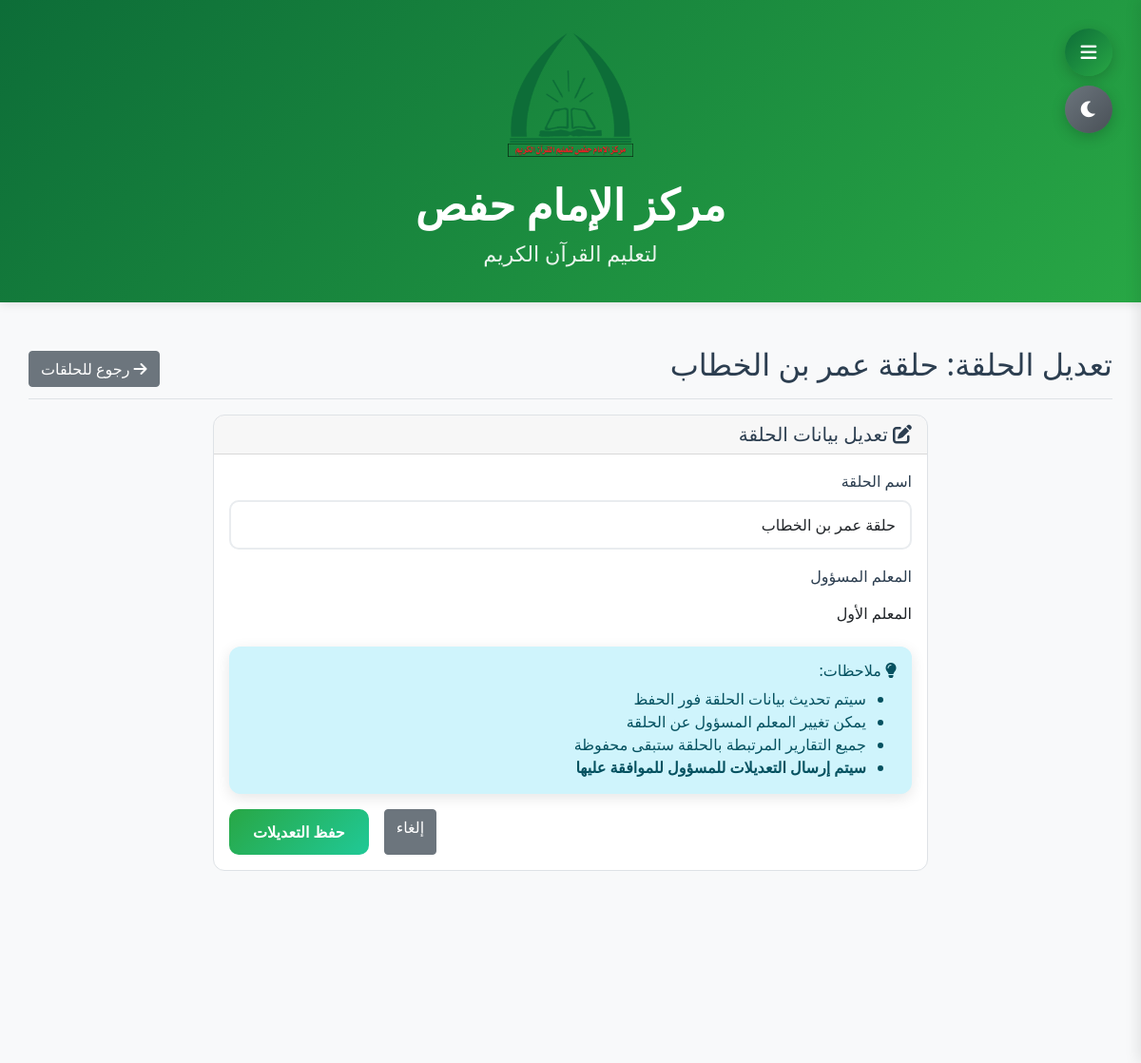
The app's page /edit_circle/1 (signed in) with its own data.
### app.py (models this page shows)
class Settings(db.Model):
    id = db.Column(db.Integer, primary_key=True)
    site_name = db.Column(db.String(100), default='مركز الإمام حفص')
    site_description = db.Column(db.String(200), default='لتعليم القرآن الكريم')
    contact_phone = db.Column(db.String(20))
    contact_email = db.Column(db.String(100))
    location_address = db.Column(db.String(300), default='مأرب - شارع الأربعين - خلف مستشفى نيوم')
    location_map_url = db.Column(db.String(500))
    logo = db.Column(db.String(200))
    primary_color = db.Column(db.String(7), default='#2c5aa0')
    secondary_color = db.Column(db.String(7), default='#28a745')
    background_color = db.Column(db.String(7), default='#f8f9fa')
    text_color = db.Column(db.String(7), default='#2c3e50')
    whatsapp_message_template = db.Column(db.Text, default='تقرير {report_type} للتسميع\n\nالطالب: {student_name}\nالحلقة: {circle_name}\nالمعلم: {teacher_name}\nالفترة: من {start_date} إلى {end_date}\n\nالتسميع:\n{reports_details}\n\nإحصائيات الحضور:\n{attendance_stats}\n\n{site_name}')
    support_bank_accounts = db.Column(db.Text, default='بنك الكريمي: 123456789\nبنك الشرق: 987654321\nبنك التضامن: 456789123')
    support_message = db.Column(db.Text, default='نورٌ نُهديه وجيل نربيه')
    dark_mode_enabled = db.Column(db.Boolean, default=False)
    teacher_requires_approval = db.Column(db.Boolean, default=True)
    allow_custom_teacher_name = db.Column(db.Boolean, default=True)

class Circle(db.Model):
    id = db.Column(db.Integer, primary_key=True)
    name = db.Column(db.String(100), nullable=False)
    teacher_id = db.Column(db.Integer, db.ForeignKey('user.id'))
    teacher_name = db.Column(db.String(100))
    is_active = db.Column(db.Boolean, default=True)
    academic_year = db.Column(db.String(10), default='2025')
    requires_approval = db.Column(db.Boolean, default=True)
    teacher = db.relationship('User', backref='circles')

class User(db.Model):
    id = db.Column(db.Integer, primary_key=True)
    username = db.Column(db.String(80), unique=True, nullable=False)
    password = db.Column(db.String(120), nullable=False)
    role = db.Column(db.String(20), nullable=False)  # admin, teacher, support, parent
    name = db.Column(db.String(100), nullable=False)
    is_active = db.Column(db.Boolean, default=True)

### app.py (the view, shortened to what this page needs)
@app.route('/edit_circle/<int:circle_id>', methods=['GET', 'POST'])
@require_login
def edit_circle(circle_id):
    circle = Circle.query.get_or_404(circle_id)
    teachers = User.query.filter_by(role='teacher', is_active=True).all()
    return render_template('edit_circle.html', circle=circle, teachers=teachers)

### app.py (called while the page is built)
@app.context_processor
def inject_globals():
    settings = Settings.query.first() or Settings()
    current_year = datetime.now().year
    unread_notifications = 0
    if 'user_id' in session and session.get('role') == 'parent':
        parent = Parent.query.filter_by(name=session['name']).first()
        if parent and parent.user_id:
            unread_notifications = Notification.query.filter_by(user_id=parent.user_id, is_read=False).count()
    return dict(
        datetime=datetime, now=datetime.now, timedelta=timedelta,
        settings=settings, Report=Report, Attendance=Attendance,
        Holiday=Holiday, Parent=Parent, current_year=current_year,
        unread_notifications=unread_notifications
    )

def require_login(f):
    @wraps(f)
    def decorated(*args, **kwargs):
        if 'user_id' not in session:
            flash('يجب تسجيل الدخول أولاً', 'error')
            return redirect(url_for('login'))
        return f(*args, **kwargs)
    return decorated

### templates/edit_circle.html (shortened to what this page needs)
{% extends "base.html" %}
{% block content %}
<div class="d-flex justify-content-between flex-wrap flex-md-nowrap align-items-center pt-3 pb-2 mb-3 border-bottom">
    <h1 class="h2">تعديل الحلقة: {{ circle.name }}</h1>
    <a href="{{ url_for('circles') }}" class="btn btn-secondary">
        <i class="fas fa-arrow-right"></i> رجوع للحلقات
    </a>
</div>
<div class="row justify-content-center">
    <div class="col-md-8">
        <div class="card">
            <div class="card-header">
                <h5 class="card-title mb-0"><i class="fas fa-edit"></i> تعديل بيانات الحلقة</h5>
            </div>
            <div class="card-body">
                <form method="POST">
                    <div class="mb-3">
                        <label for="name" class="form-label">اسم الحلقة</label>
                        <input type="text" class="form-control" id="name" name="name"
                               value="{{ circle.name }}" required>
                    </div>
                    {% if session.role == 'admin' %}
                    <div class="mb-3">
                        <label for="teacher_id" class="form-label">المعلم المسؤول (اختياري)</label>
                        <select class="form-control" id="teacher_id" name="teacher_id">
                            <option value="">اختر المعلم من القائمة</option>
                            {% for teacher in teachers %}
                            <option value="{{ teacher.id }}" {% if teacher.id == circle.teacher_id %}selected{% endif %}>
                                {{ teacher.name }}
                            </option>
                            {% endfor %}
                        </select>
                        <div class="form-text">يمكنك اختيار معلم من القائمة أو إدخال اسم معلم جديد أدناه</div>
                    </div>
                    <div class="mb-3">
                        <label for="teacher_name" class="form-label">أو أدخل اسم المعلم يدوياً</label>
                        <input type="text" class="form-control" id="teacher_name" name="teacher_name"
                               value="{{ circle.teacher_name or '' }}" placeholder="مثال: المعلم أحمد">
                        <div class="form-text">استخدم هذا الحقل إذا لم يكن للمعلم حساب في النظام</div>
                    </div>
                    {% else %}
                    <div class="mb-3">
                        <label class="form-label">المعلم المسؤول</label>
                        <p class="form-control-plaintext">{{ circle.teacher.name if circle.teacher else circle.teacher_name }}</p>
                    </div>
                    {% endif %}
                    <div class="alert alert-info">
                        <h6><i class="fas fa-lightbulb"></i> ملاحظات:</h6>
                        <ul class="mb-0">
                            <li>سيتم تحديث بيانات الحلقة فور الحفظ</li>
                            <li>يمكن تغيير المعلم المسؤول عن الحلقة</li>
                            <li>جميع التقارير المرتبطة بالحلقة ستبقى محفوظة</li>
                            {% if session.role == 'admin' %}
                            <li>يمكنك اختيار معلم من القائمة أو إدخال اسم معلم جديد</li>
                            <li>إذا اخترت معلم من القائمة، سيتم تجاهل الاسم اليدوي</li>
                            {% else %}
                            <li><strong>سيتم إرسال التعديلات للمسؤول للموافقة عليها</strong></li>
                            {% endif %}
                        </ul>
                    </div>
                    <div class="d-grid gap-2 d-md-flex justify-content-md-end">
                        <a href="{{ url_for('circles') }}" class="btn btn-secondary me-md-2">إلغاء</a>
                        <button type="submit" class="btn btn-success">حفظ التعديلات</button>
                    </div>
                </form>
            </div>
        </div>
    </div>
</div>
{% endblock %}

### templates/base.html (shortened to what this page needs)
<!DOCTYPE html>
<html lang="ar" dir="rtl" class="{% if session.get('dark_mode') or settings.dark_mode_enabled %}dark-mode{% endif %}">
<head>
    <link href="https://cdn.jsdelivr.net/npm/bootstrap@5.1.3/dist/css/bootstrap.min.css" rel="stylesheet">
    <link rel="stylesheet" href="https://cdnjs.cloudflare.com/ajax/libs/font-awesome/6.0.0/css/all.min.css">
    <link href="https://cdn.jsdelivr.net/npm/bootstrap@5.1.3/dist/css/bootstrap.rtl.min.css" rel="stylesheet">
</head>
<body class="{% if session.get('view_type') == 'mobile' %}mobile-view{% endif %}">
    {% if settings.logo or settings.site_name %}
    <div class="header-logo">
        <div class="container">
            {% if settings.logo %}
            <img src="{{ url_for('uploaded_file', filename=settings.logo) }}" class="mb-2" alt="{{ settings.site_name }}" style="background: transparent; border: none;">
            {% endif %}
            <h4>{{ settings.site_name }}</h4>
            {% if settings.site_description %}
            <small>{{ settings.site_description }}</small>
            {% endif %}
        </div>
    </div>
    {% endif %}
    {% if session.user_id %}
    <button class="sidebar-toggle" onclick="toggleSidebar()">
        <i class="fas fa-bars"></i>
    </button>
    <button class="dark-mode-toggle" onclick="toggleDarkMode()">
        <i class="fas {% if session.get('dark_mode') or settings.dark_mode_enabled %}fa-sun{% else %}fa-moon{% endif %}"></i>
    </button>
    {% endif %}
    {% if session.user_id %}
    <main class="main-content">
        {% endif %}
        <div class="page-transition">
            {% block content %}{% endblock %}
        </div>
        {% if session.user_id %}
    </main>
    {% endif %}
</body>
</html>

### records on screen
Settings: logo (picture), site_name "مركز الإمام حفص", site_description "لتعليم القرآن الكريم"
Circle: name "حلقة عمر بن الخطاب"
User: teacher "المعلم الأول"
